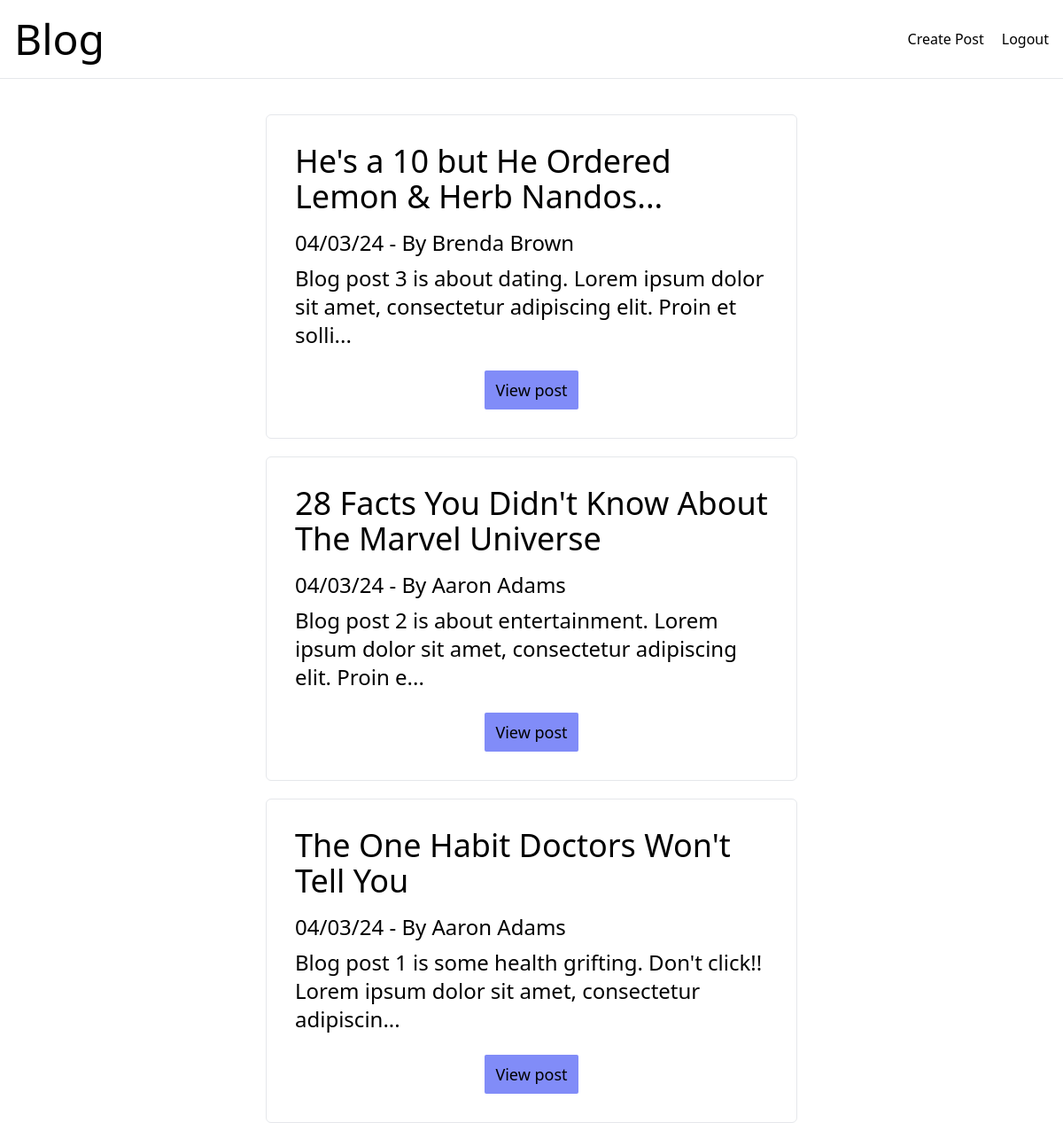
/index.php (signed in), run on the app's committed database.
### tables this page shows
CREATE TABLE `blogposts` (
  `id` int(11) unsigned NOT NULL AUTO_INCREMENT,
  `title` varchar(500) NOT NULL,
  `content` longtext NOT NULL,
  `authorid` int(11) NOT NULL,
  `posttime` timestamp NOT NULL,
  PRIMARY KEY (`id`)
);

CREATE TABLE `users` (
  `id` int(11) unsigned NOT NULL AUTO_INCREMENT,
  `username` varchar(250) NOT NULL,
  `email` varchar(500) NOT NULL,
  `password` varchar(1000) NOT NULL,
  PRIMARY KEY (`id`)
);

### src/Models/BlogModel.php (called while the page is built, shortened)
<?php
require_once 'src/Entities/Blog.php';
class BlogModel
{
    private PDO $db;
    public function __construct(PDO $db)
    {
        $this->db = $db;
    }
    public function getAllPosts(): array
    {
        $query = $this->db->prepare('SELECT `blogposts`.`id`,
       `blogposts`.`title`,
       `blogposts`.`content`,
       `blogposts`.`authorid`,
       `blogposts`.`posttime`,
       `users`.`username`
        FROM `blogposts`
        LEFT JOIN `users`
        ON `blogposts`.`authorid` = `users`.`id`
        ORDER BY `posttime` DESC;');
        $query->execute();
        $blog = $query->fetchAll();
        return $this->hydrateAllBlogs($blog);
    }
    public function hydrateSingleBlog(array $data): Blog
    {
        $username = $data['username'] ?: 'Anonymous';
        return new Blog($data['id'], $data['title'], $data['content'], $data['authorid'], $username, $data['posttime']);
    }
    public function hydrateAllBlogs(array $data): array
    {
        $blogs = [];
        foreach ($data as $blog) {
            $blogs[] = $this->hydrateSingleBlog($blog);
        } return $blogs;
    }
}

### src/Entities/Blog.php (called while the page is built, shortened)
<?php
readonly class Blog
{
    public function __construct(int $id, string $title, string $content, ?int $authorId, string $username, string $postTime)
    {
        $this->id = $id;
        $this->title = $title;
        $this->extract = substr($content, 0, 100) . '...';
        $this->username = $username;
        $this->postTime = gmdate("d/m/y", strtotime($postTime));
    }
}

### index.php (the view, shortened to what this page needs)
<?php
require_once 'src/connectToDb.php';
require_once 'src/Models/BlogModel.php';
$db = connectToDb();
$blogModel = new BlogModel($db);
$blogs = $blogModel->getAllPosts();
?>
<!DOCTYPE html>
<html lang="en">
<head>
    <script src="https://cdn.tailwindcss.com"></script>
</head>
<body class="selection:bg-teal-200">
<nav class="flex justify-between items-center py-5 px-4 mb-10 border-b border-solid">
    <a href="index.php"><h1 class="text-5xl">Blog</h1></a>
    <div class="flex gap-5">
        <?php echo isset($_SESSION['userid']) ?
        '<a href="addPost.php">Create Post</a><a href="logout.php">Logout</a>':
        '<a href="login.php">Login</a><a href="register.php">Register</a>'; ?>
    </div>
</nav>
<section class="container lg:w-1/2 mx-auto flex flex-col gap-5">
    <?php
    foreach ($blogs as $blogpost): ?>
        <article class="p-8 border border-solid rounded-md">
            <div class="flex justify-between items-center flex-col md:flex-row mb-4">
                <h2 class="text-4xl"><?php echo $blogpost->title; ?></h2>
            </div>
            <p class="text-2xl mb-2"><?php echo $blogpost->postTime . ' - By ' . $blogpost->username?></p>
            <p class="text-2xl mb-2"><?php echo $blogpost->extract ?></p>
            <div class="flex justify-center">
                <a class="px-3 py-2 mt-4 text-lg bg-indigo-400 hover:bg-indigo-700 hover:text-white transition inline-block rounded-sm" href="singlePost.php?id=<?php echo $blogpost->id?>">View post</a>
            </div>
        </article>
    <?php endforeach;
    ?>
</section>
</body>
</html>

### data on the page
blogposts: title "He's a 10 but He Ordered Lemon & Herb Nandos...", posttime "04/03/24", authorid.username "Brenda Brown", content "Blog post 3 is about dating. Lorem ipsum dolor sit amet, consectetur adipiscing elit. Proin et solli..."
blogposts: title "28 Facts You Didn't Know About The Marvel Universe", posttime "04/03/24", authorid.username "Aaron Adams", content "Blog post 2 is about entertainment. Lorem ipsum dolor sit amet, consectetur adipiscing elit. Proin e..."
blogposts: title "The One Habit Doctors Won't Tell You", posttime "04/03/24", authorid.username "Aaron Adams", content "Blog post 1 is some health grifting. Don't click!! Lorem ipsum dolor sit amet, consectetur adipiscin..."
